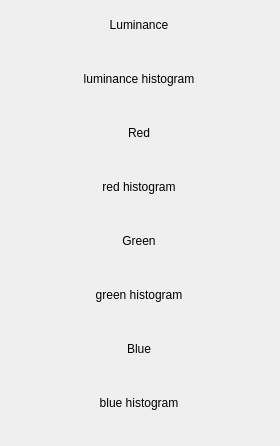
<?xml version="1.0" encoding="UTF-8"?>
<ui version="4.0">
 <class>HistogramDialog</class>
 <widget class="QDialog" name="HistogramDialog">
  <property name="geometry">
   <rect>
    <x>0</x>
    <y>0</y>
    <width>280</width>
    <height>446</height>
   </rect>
  </property>
  <property name="windowTitle">
   <string>Histograms</string>
  </property>
  <widget class="QWidget" name="verticalLayoutWidget_5">
   <property name="geometry">
    <rect>
     <x>10</x>
     <y>10</y>
     <width>271</width>
     <height>428</height>
    </rect>
   </property>
   <layout class="QVBoxLayout" name="verticalLayout_5">
    <item>
     <widget class="QLabel" name="l_lb">
      <property name="sizePolicy">
       <sizepolicy hsizetype="Fixed" vsizetype="Fixed">
        <horstretch>0</horstretch>
        <verstretch>0</verstretch>
       </sizepolicy>
      </property>
      <property name="minimumSize">
       <size>
        <width>258</width>
        <height>30</height>
       </size>
      </property>
      <property name="text">
       <string>Luminance</string>
      </property>
      <property name="alignment">
       <set>Qt::AlignCenter</set>
      </property>
     </widget>
    </item>
    <item>
     <widget class="QLabel" name="l_img_lb">
      <property name="sizePolicy">
       <sizepolicy hsizetype="Fixed" vsizetype="Fixed">
        <horstretch>0</horstretch>
        <verstretch>0</verstretch>
       </sizepolicy>
      </property>
      <property name="minimumSize">
       <size>
        <width>258</width>
        <height>66</height>
       </size>
      </property>
      <property name="text">
       <string>luminance histogram</string>
      </property>
      <property name="alignment">
       <set>Qt::AlignCenter</set>
      </property>
     </widget>
    </item>
    <item>
     <widget class="QLabel" name="r_lb">
      <property name="sizePolicy">
       <sizepolicy hsizetype="Fixed" vsizetype="Fixed">
        <horstretch>0</horstretch>
        <verstretch>0</verstretch>
       </sizepolicy>
      </property>
      <property name="minimumSize">
       <size>
        <width>258</width>
        <height>30</height>
       </size>
      </property>
      <property name="text">
       <string>Red</string>
      </property>
      <property name="alignment">
       <set>Qt::AlignCenter</set>
      </property>
     </widget>
    </item>
    <item>
     <widget class="QLabel" name="r_img_lb">
      <property name="sizePolicy">
       <sizepolicy hsizetype="Fixed" vsizetype="Fixed">
        <horstretch>0</horstretch>
        <verstretch>0</verstretch>
       </sizepolicy>
      </property>
      <property name="minimumSize">
       <size>
        <width>258</width>
        <height>66</height>
       </size>
      </property>
      <property name="text">
       <string>red histogram</string>
      </property>
      <property name="alignment">
       <set>Qt::AlignCenter</set>
      </property>
     </widget>
    </item>
    <item>
     <widget class="QLabel" name="g_lb">
      <property name="sizePolicy">
       <sizepolicy hsizetype="Fixed" vsizetype="Fixed">
        <horstretch>0</horstretch>
        <verstretch>0</verstretch>
       </sizepolicy>
      </property>
      <property name="minimumSize">
       <size>
        <width>258</width>
        <height>30</height>
       </size>
      </property>
      <property name="text">
       <string>Green</string>
      </property>
      <property name="alignment">
       <set>Qt::AlignCenter</set>
      </property>
     </widget>
    </item>
    <item>
     <widget class="QLabel" name="g_img_lb">
      <property name="sizePolicy">
       <sizepolicy hsizetype="Fixed" vsizetype="Fixed">
        <horstretch>0</horstretch>
        <verstretch>0</verstretch>
       </sizepolicy>
      </property>
      <property name="minimumSize">
       <size>
        <width>258</width>
        <height>66</height>
       </size>
      </property>
      <property name="text">
       <string>green histogram</string>
      </property>
      <property name="alignment">
       <set>Qt::AlignCenter</set>
      </property>
     </widget>
    </item>
    <item>
     <widget class="QLabel" name="b_lb">
      <property name="sizePolicy">
       <sizepolicy hsizetype="Fixed" vsizetype="Fixed">
        <horstretch>0</horstretch>
        <verstretch>0</verstretch>
       </sizepolicy>
      </property>
      <property name="minimumSize">
       <size>
        <width>258</width>
        <height>30</height>
       </size>
      </property>
      <property name="text">
       <string>Blue</string>
      </property>
      <property name="alignment">
       <set>Qt::AlignCenter</set>
      </property>
     </widget>
    </item>
    <item>
     <widget class="QLabel" name="b_img_lb">
      <property name="sizePolicy">
       <sizepolicy hsizetype="Fixed" vsizetype="Fixed">
        <horstretch>0</horstretch>
        <verstretch>0</verstretch>
       </sizepolicy>
      </property>
      <property name="minimumSize">
       <size>
        <width>258</width>
        <height>66</height>
       </size>
      </property>
      <property name="text">
       <string>blue histogram</string>
      </property>
      <property name="alignment">
       <set>Qt::AlignCenter</set>
      </property>
     </widget>
    </item>
   </layout>
  </widget>
 </widget>
 <resources/>
 <connections/>
</ui>
